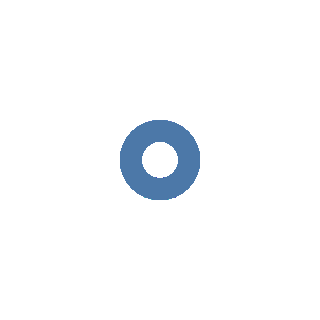

The code cell stored with this chart in its notebook:
### Code cell
alt.Chart(cars).mark_point()

### Figure 1 — Vega-Lite specification as saved in the notebook (floating-point values rounded to 4 significant figures; data arrays with more than 128 entries replaced by an {"elided": "..."} marker saying what was removed)
{"$schema": "https://vega.github.io/schema/vega-lite/v4.17.0.json", "config": {"view": {"continuousHeight": 300, "continuousWidth": 400}}, "data": {"name": "data-f02450ab61490a1363517a0190416235"}, "datasets": {"data-f02450ab61490a1363517a0190416235": {"elided": "406 records"}}, "mark": "point"}
